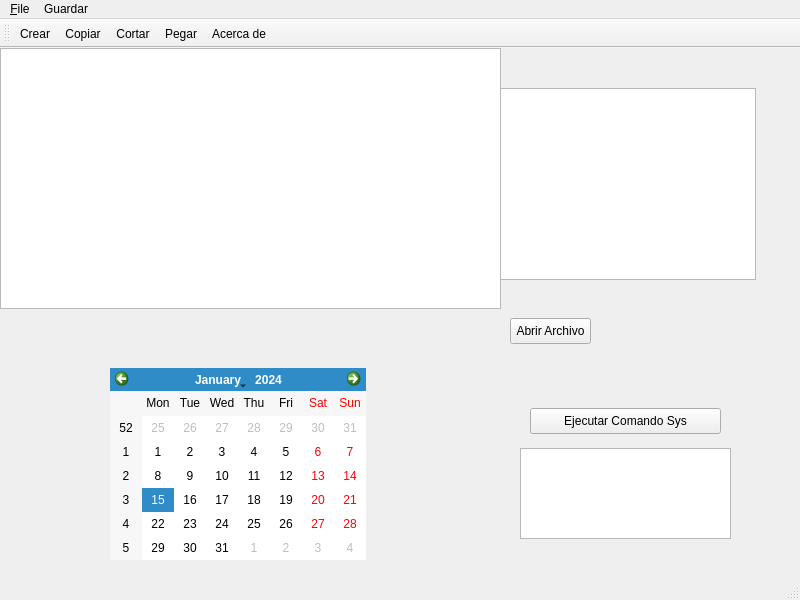
<?xml version="1.0" encoding="UTF-8"?>
<ui version="4.0">
 <class>MainWindow</class>
 <widget class="QMainWindow" name="MainWindow">
  <property name="geometry">
   <rect>
    <x>0</x>
    <y>0</y>
    <width>800</width>
    <height>600</height>
   </rect>
  </property>
  <property name="windowTitle">
   <string>MainWindow</string>
  </property>
  <widget class="QWidget" name="centralwidget">
   <widget class="QLabel" name="label">
    <property name="geometry">
     <rect>
      <x>110</x>
      <y>50</y>
      <width>49</width>
      <height>16</height>
     </rect>
    </property>
    <property name="text">
     <string>TextLabel</string>
    </property>
   </widget>
   <widget class="QCalendarWidget" name="calendarWidget">
    <property name="geometry">
     <rect>
      <x>110</x>
      <y>320</y>
      <width>256</width>
      <height>192</height>
     </rect>
    </property>
   </widget>
   <widget class="QPlainTextEdit" name="cajaTexto">
    <property name="geometry">
     <rect>
      <x>0</x>
      <y>0</y>
      <width>501</width>
      <height>261</height>
     </rect>
    </property>
   </widget>
   <widget class="QPushButton" name="botonAbrir">
    <property name="geometry">
     <rect>
      <x>510</x>
      <y>270</y>
      <width>81</width>
      <height>26</height>
     </rect>
    </property>
    <property name="text">
     <string>Abrir Archivo</string>
    </property>
   </widget>
   <widget class="QPushButton" name="botonComando">
    <property name="geometry">
     <rect>
      <x>530</x>
      <y>360</y>
      <width>191</width>
      <height>26</height>
     </rect>
    </property>
    <property name="text">
     <string>Ejecutar Comando Sys</string>
    </property>
   </widget>
   <widget class="QPlainTextEdit" name="salidaConsola">
    <property name="geometry">
     <rect>
      <x>520</x>
      <y>400</y>
      <width>211</width>
      <height>91</height>
     </rect>
    </property>
   </widget>
   <widget class="QGraphicsView" name="graphicsView">
    <property name="geometry">
     <rect>
      <x>500</x>
      <y>40</y>
      <width>256</width>
      <height>192</height>
     </rect>
    </property>
   </widget>
  </widget>
  <widget class="QMenuBar" name="menubar">
   <property name="geometry">
    <rect>
     <x>0</x>
     <y>0</y>
     <width>800</width>
     <height>33</height>
    </rect>
   </property>
   <widget class="QMenu" name="menu_File">
    <property name="title">
     <string>&amp;File</string>
    </property>
   </widget>
   <widget class="QMenu" name="menuGuardar">
    <property name="title">
     <string>Guardar</string>
    </property>
   </widget>
   <addaction name="menu_File"/>
   <addaction name="menuGuardar"/>
  </widget>
  <widget class="QStatusBar" name="statusbar"/>
  <widget class="QToolBar" name="toolBar">
   <property name="enabled">
    <bool>true</bool>
   </property>
   <property name="windowTitle">
    <string>toolBar</string>
   </property>
   <attribute name="toolBarArea">
    <enum>TopToolBarArea</enum>
   </attribute>
   <attribute name="toolBarBreak">
    <bool>false</bool>
   </attribute>
   <addaction name="action_Crear"/>
   <addaction name="action_Copiar"/>
   <addaction name="action_Cortar"/>
   <addaction name="action_Pegar"/>
   <addaction name="action_Acerca_de"/>
  </widget>
  <action name="action_Copiar">
   <property name="checkable">
    <bool>false</bool>
   </property>
   <property name="icon">
    <iconset theme="QIcon::ThemeIcon::EditCopy"/>
   </property>
   <property name="text">
    <string>&amp;Copiar</string>
   </property>
   <property name="menuRole">
    <enum>QAction::MenuRole::NoRole</enum>
   </property>
  </action>
  <action name="action_Cortar">
   <property name="icon">
    <iconset theme="QIcon::ThemeIcon::EditCut"/>
   </property>
   <property name="text">
    <string>&amp;Cortar</string>
   </property>
   <property name="menuRole">
    <enum>QAction::MenuRole::NoRole</enum>
   </property>
  </action>
  <action name="action_Pegar">
   <property name="checkable">
    <bool>false</bool>
   </property>
   <property name="icon">
    <iconset theme="QIcon::ThemeIcon::EditPaste"/>
   </property>
   <property name="text">
    <string>&amp;Pegar</string>
   </property>
   <property name="menuRole">
    <enum>QAction::MenuRole::NoRole</enum>
   </property>
  </action>
  <action name="action_Crear">
   <property name="icon">
    <iconset theme="QIcon::ThemeIcon::DocumentNew"/>
   </property>
   <property name="text">
    <string>&amp;Crear</string>
   </property>
   <property name="menuRole">
    <enum>QAction::MenuRole::NoRole</enum>
   </property>
  </action>
  <action name="action_Acerca_de">
   <property name="icon">
    <iconset theme="QIcon::ThemeIcon::HelpAbout"/>
   </property>
   <property name="text">
    <string>&amp;Acerca de ...</string>
   </property>
   <property name="menuRole">
    <enum>QAction::MenuRole::NoRole</enum>
   </property>
  </action>
 </widget>
 <resources/>
 <connections/>
</ui>
